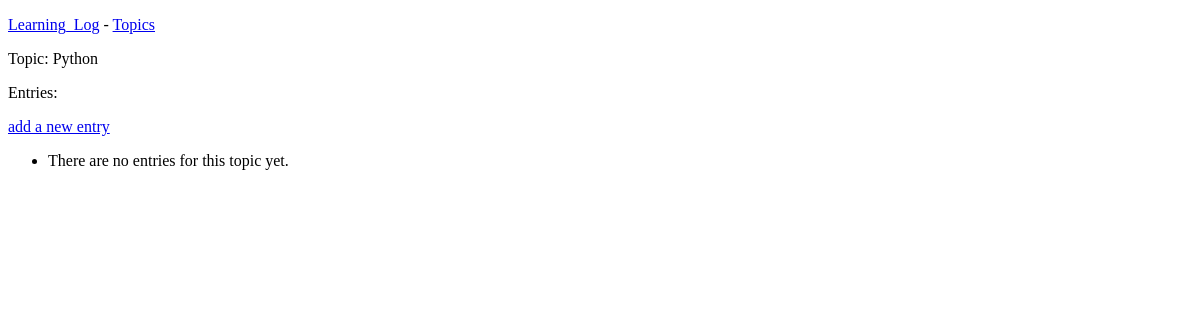
Page /topics/9/ on the earlier database version.
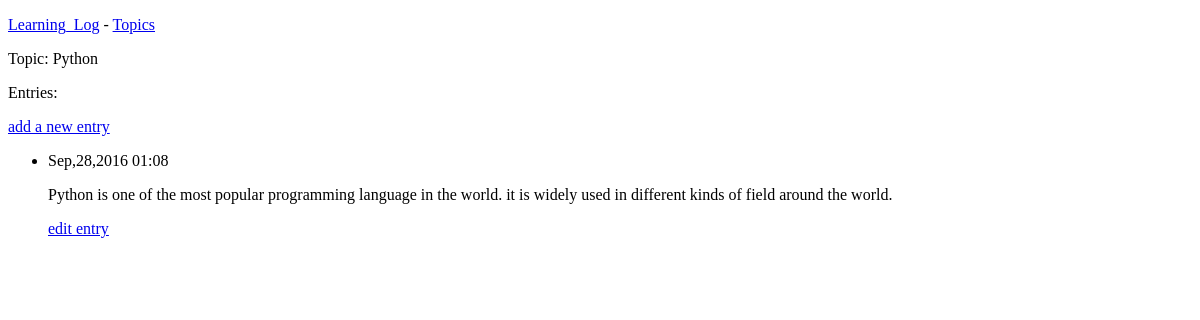
Same page on the later database version.
### learning_logs/models.py (models this page shows, shortened)
class Entry(models.Model):
    topic = models.ForeignKey(Topic)
    text = models.TextField()
    date_added = models.DateTimeField(auto_now_add=True)
    class Meta:
        verbose_name_plural = 'entries'

### learning_logs/views.py (the view)
# urls.py: url(r'^topics/(?P<topic_id>[0-9]+)/$', views.topic, name='topic'),
def topic(request, topic_id):
    tp = Topic.objects.get(id=topic_id)
    entries = tp.entry_set.order_by('-date_added')
    context = {'topic': tp, 'entries': entries}
    return render(request, 'learning_logs/topic.html', context)

### learning_logs/models.py (called while the page is built)
    def __str__(self):
        return self.text

### learning_logs/templates/learning_logs/topic.html (shortened to what this page needs)
<!DOCTYPE html>
<html lang="en">
<head>
</head>
<body>
    {% extends 'learning_logs/base.html' %}
    {% block content %}
    <p>Topic: {{topic}}</p>
    <p>Entries:</p>
    <p>
        <a href="{% url 'learning_logs:new_entry' topic.id %}">add a new entry</a>
    </p>
    <ul>
        {% for entry in entries %}
            <li>
                <p>{{ entry.date_added|date:'M,d,Y H:i' }}</p>
                <p>{{ entry.text|linebreaks }}</p>
                <p>
                    <a href="{% url 'learning_logs:edit_entry' entry.id %}">edit entry</a>
                </p>
            </li>
        {% empty %}
            <li>
                There are no entries for this topic yet.
            </li>
        {% endfor %}
    </ul>
{% endblock content %}

Differences in the rows shown:
added Entry: date_added "Sep,28,2016 01:08", text "Python is one of the most popular programming language in the world. it is widely used in different kinds of field around the world."
Other differences:
text no longer shown: "There are no entries for this topic yet."
